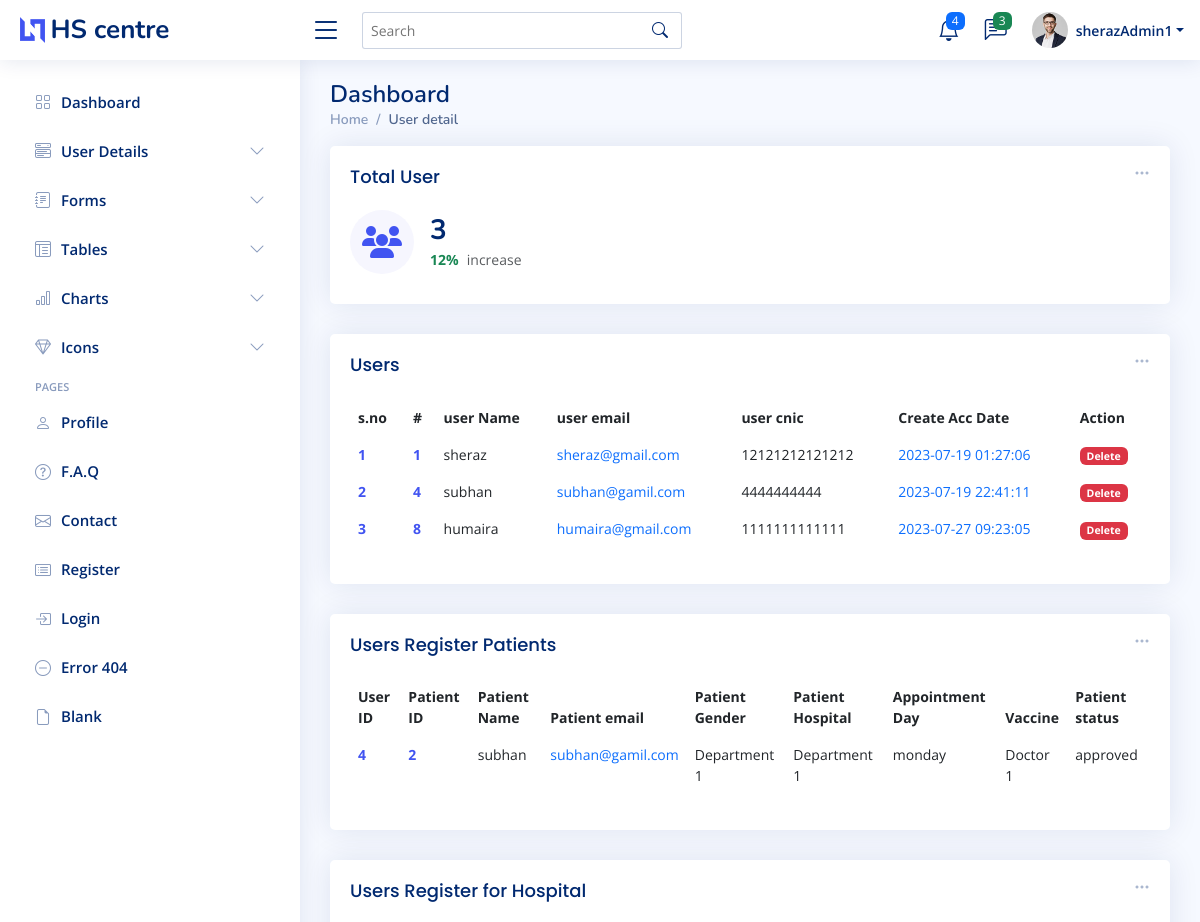
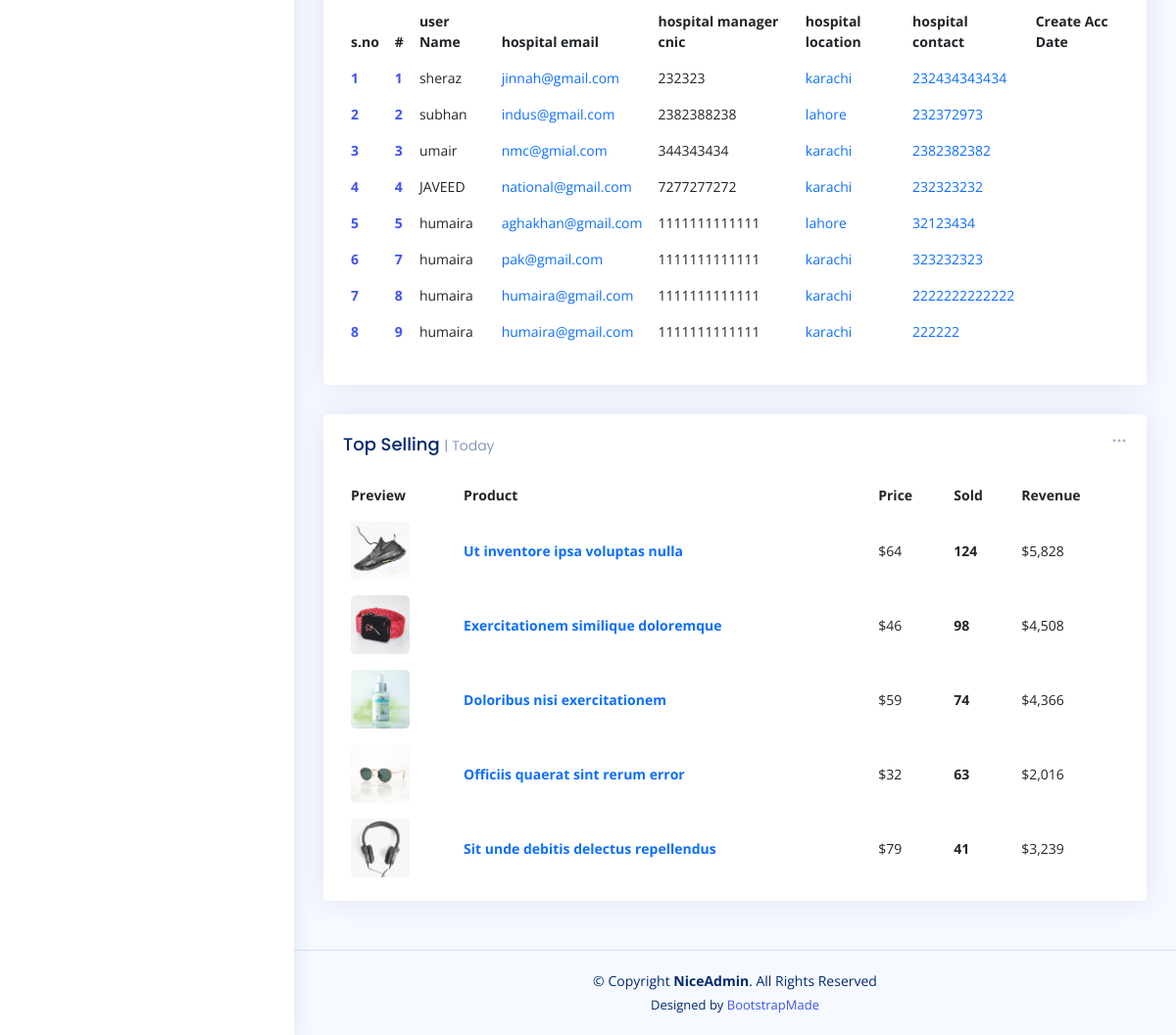
The page /admin_user_detail.php (signed in) on the database its author committed (2 pictures, top to bottom).
### tables this page shows
CREATE TABLE `user` (
  `id` int(11) NOT NULL,
  `name` varchar(255) NOT NULL,
  `email` varchar(255) NOT NULL,
  `cnic` varchar(255) NOT NULL,
  `password` varchar(255) NOT NULL,
  `time` datetime NOT NULL DEFAULT current_timestamp()
);

CREATE TABLE `reg_patient` (
  `patient_id` int(11) NOT NULL,
  `patient_name` varchar(200) NOT NULL,
  `patient_email` varchar(200) NOT NULL,
  `patient_phone` varchar(255) NOT NULL,
  `patient_cnic` varchar(255) NOT NULL,
  `patient_age` varchar(22) NOT NULL,
  `patient_select_hos` varchar(222) NOT NULL,
  `patient_gender` varchar(222) NOT NULL,
  `patient_vacc` varchar(222) NOT NULL,
  `patient_app_day` varchar(222) NOT NULL,
  `patient_status` varchar(222) NOT NULL
);

CREATE TABLE `reg_hospital` (
  `hospital_id` int(11) NOT NULL,
  `hospital_name` varchar(200) NOT NULL,
  `hospital_manager_name` varchar(200) NOT NULL,
  `hospital_email` varchar(200) NOT NULL,
  `hospital_contact` varchar(255) NOT NULL,
  `hospital_location` varchar(222) NOT NULL,
  `hospital_manager_cnic` varchar(222) NOT NULL,
  `hospital_open_time` varchar(222) NOT NULL,
  `hospital_close_time` varchar(222) NOT NULL,
  `user_id` varchar(222) NOT NULL,
  `hospital status` varchar(222) NOT NULL
);

### admin_user_detail.php (the view, shortened to what this page needs)
<?php
require 'conn.php';
$fetch_userQ = "SELECT * FROM `user`";
$fetch_user = mysqli_query($conn,$fetch_userQ);
$totalUser = mysqli_num_rows($fetch_user);
$fetch_userPatientQ = "SELECT user.id,reg_patient.patient_id,user.name,user.email,reg_patient.patient_gender,reg_patient.patient_select_hos,reg_patient.patient_app_day,reg_patient.patient_vacc,reg_patient.patient_status FROM user JOIN reg_patient WHERE user.name = reg_patient.patient_name AND user.email = reg_patient.patient_email;
";
$fetch_userPatient = mysqli_query($conn,$fetch_userPatientQ);
$totalUserPatient = mysqli_num_rows($fetch_userPatient);
$fetch_HospitalQ = "SELECT * FROM `reg_hospital`";
$fetch_Hospital = mysqli_query($conn,$fetch_HospitalQ);
$totalHospital = mysqli_num_rows($fetch_Hospital);
?>
<!DOCTYPE html>
<html lang="en">
<head>
  <?php require './component/_admin_link.php'?>
</head>
<body>
<?php require './component/_admin_nav.php';?>
  <main id="main" class="main " >
    <div class="pagetitle ">
      <h1>Dashboard</h1>
      <nav>
        <ol class="breadcrumb">
          <li class="breadcrumb-item"><a href="admin-index.php">Home</a></li>
          <li class="breadcrumb-item active">User detail</li>
        </ol>
      </nav>
    </div>
    <section class="section dashboard ">
      <div class="row ">
        <div class="col-lg-12">
          <div class="row ">
            <div class="col-xxl-4 col-md-6  w-100">
              <div class="card info-card sales-card">
                <div class="filter">
                  <a class="icon" href="#" data-bs-toggle="dropdown"><i class="bi bi-three-dots"></i></a>
                </div>
                <div class="card-body">
                  <h5 class="card-title">Total User</h5>
                  <div class="d-flex align-items-center">
                    <div class="card-icon rounded-circle d-flex align-items-center justify-content-center">
                    <i class="fa-solid fa-users"></i>
                    </div>
                    <div class="ps-3">
                      <h6><?=$totalUser?></h6>
                      <span class="text-success small pt-1 fw-bold">12%</span> <span class="text-muted small pt-2 ps-1">increase</span>
                    </div>
                  </div>
                </div>
              </div>
            </div>
            <div class="col-12" >
              <div class="card recent-sales overflow-auto">
                <div class="filter">
                  <a class="icon" href="#" data-bs-toggle="dropdown"><i class="bi bi-three-dots"></i></a>
                </div>
                <div class="card-body">
                  <h5 class="card-title">Users </h5>
                  <table class="table table-borderless datatable" id="dowload_pdf">
                    <thead>
                      <tr>
                        <th scope="col">s.no</th>
                        <th scope="col">#</th>
                        <th scope="col">user Name</th>
                        <th scope="col">user email</th>
                        <th scope="col">user cnic</th>
                        <th scope="col">Create Acc Date</th>
                        <th scope="col">Action</th>
                      </tr>
                    </thead>
                    <tbody>
                    <?php
                    if($totalUser > 0){
                      while($user_data = mysqli_fetch_assoc($fetch_user)){
                        $i+=1;
                          echo '<tr>
                          <th scope="row"><a href="#">'.$i.'</a></th>
                          <th scope="row"><a href="#">'.$user_data['id'].'</a></th>
                          <td>'.$user_data['name'].'</td>
                          <td><a  class="text-primary">'.$user_data['email'].'</a></td>
                          <td>'.$user_data['cnic'].'</td>
                          <td><a  class="text-primary">'.$user_data['time'].'</a></td>
                          <td><a  href="user_del.php?DelId='.$user_data['id'].'" class="badge bg-danger user_delete">Delete</a></td>
                        </tr>';
                        }
                    }
                    ?>
                    </tbody>
                  </table>
                </div>
              </div>
            </div>
<div class="col-12" >
              <div class="card recent-sales overflow-auto">
                <div class="filter">
                  <a class="icon" href="#" data-bs-toggle="dropdown"><i class="bi bi-three-dots"></i></a>
                </div>
                <div class="card-body">
                  <h5 class="card-title">Users Register Patients</h5>
                  <table class="table table-borderless datatable" id="dowload_pdf">
                    <thead>
                      <tr>
                        <th scope="col">User ID</th>
                        <th scope="col">Patient ID</th>
                        <th scope="col">Patient Name</th>
                        <th scope="col">Patient email</th>
                        <th scope="col">Patient Gender</th>
                        <th scope="col">Patient Hospital</th>
                        <th scope="col">Appointment Day</th>
                        <th scope="col">Vaccine</th>
                        <th scope="col">Patient status</th>
                      </tr>
                    </thead>
                    <tbody>
                    <?php
                    if($totalUserPatient > 0){
                      while($userPatient_data = mysqli_fetch_array($fetch_userPatient)){
                        if($userPatient_data['patient_status'] !== ''){
                          echo '<tr>
                          <th scope="row"><a href="#">'.$userPatient_data['id'].'</a></th>
                          <th scope="row"><a href="#">'.$userPatient_data['patient_id'].'</a></th>
                          <td>'.$userPatient_data['name'].'</td>
                          <td><a  class="text-primary">'.$userPatient_data['email'].'</a></td>
                          <td>'.$userPatient_data['patient_gender'].'</td>
                          <td>'.$userPatient_data['patient_select_hos'].'</td>
                          <td>'.$userPatient_data['patient_app_day'].'</td>
                          <td>'.$userPatient_data['patient_vacc'].'</td>
                          <td>'.$userPatient_data['patient_status'].'</td>
                        </tr>';
                        }
                        }
                    }
                    ?>
                    </tbody>
                  </table>
                </div>
              </div>
            </div>
            <div class="col-12" >
              <div class="card recent-sales overflow-auto">
                <div class="filter">
                  <a class="icon" href="#" data-bs-toggle="dropdown"><i class="bi bi-three-dots"></i></a>
                </div>
                <div class="card-body">
                  <h5 class="card-title">Users Register for Hospital</h5>
                  <table class="table table-borderless datatable" id="dowload_pdf">
                    <thead>
                      <tr>
                        <th scope="col">s.no</th>
                        <th scope="col">#</th>
                        <th scope="col">user Name</th>
                        <th scope="col">hospital email</th>
                        <th scope="col">hospital manager cnic</th>
                        <th scope="col">hospital location</th>
                        <th scope="col">hospital contact</th>
                        <th scope="col">Create Acc Date</th>
                      </tr>
                    </thead>
                    <tbody>
                    <?php
                    if($totalHospital > 0){
                      while($user_apply_hospital = mysqli_fetch_assoc($fetch_Hospital)){
                        $j+=1;
                          echo '<tr>
                          <th scope="row"><a href="#">'.$j.'</a></th>
                          <th scope="row"><a href="#">'.$user_apply_hospital['hospital_id'].'</a></th>
                          <td>'.$user_apply_hospital['hospital_manager_name'].'</td>
                          <td><a  class="text-primary">'.$user_apply_hospital['hospital_email'].'</a></td>
                          <td>'.$user_apply_hospital['hospital_manager_cnic'].'</td>
                          <td><a  class="text-primary">'.$user_apply_hospital['hospital_location'].'</a></td>
                          <td><a  class="text-primary">'.$user_apply_hospital['hospital_contact'].'</a></td>
                          <td><a  class="text-primary">'.$user_apply_hospital['time'].'</a></td>
                        </tr>';
                        }
                    }
                    ?>
                    </tbody>
                  </table>
                </div>
              </div>
            </div>
            <div class="col-12 ">
              <div class="card top-selling overflow-auto">
                <div class="filter">
                  <a class="icon" href="#" data-bs-toggle="dropdown"><i class="bi bi-three-dots"></i></a>
                </div>
                <div class="card-body pb-0">
                  <h5 class="card-title">Top Selling <span>| Today</span></h5>
                  <table class="table table-borderless">
                    <thead>
                      <tr>
                        <th scope="col">Preview</th>
                        <th scope="col">Product</th>
                        <th scope="col">Price</th>
                        <th scope="col">Sold</th>
                        <th scope="col">Revenue</th>
                      </tr>
                    </thead>
                    <tbody>
                      <tr>
                        <th scope="row"><a href="#"><img src="assets/img/product-1.jpg" alt=""></a></th>
                        <td><a href="#" class="text-primary fw-bold">Ut inventore ipsa voluptas nulla</a></td>
                        <td>$64</td>
                        <td class="fw-bold">124</td>
                        <td>$5,828</td>
                      </tr>
                      <tr>
                        <th scope="row"><a href="#"><img src="assets/img/product-2.jpg" alt=""></a></th>
                        <td><a href="#" class="text-primary fw-bold">Exercitationem similique doloremque</a></td>
                        <td>$46</td>
                        <td class="fw-bold">98</td>
                        <td>$4,508</td>
                      </tr>
                      <tr>
                        <th scope="row"><a href="#"><img src="assets/img/product-3.jpg" alt=""></a></th>
                        <td><a href="#" class="text-primary fw-bold">Doloribus nisi exercitationem</a></td>
                        <td>$59</td>
                        <td class="fw-bold">74</td>
                        <td>$4,366</td>
                      </tr>
                      <tr>
                        <th scope="row"><a href="#"><img src="assets/img/product-4.jpg" alt=""></a></th>
                        <td><a href="#" class="text-primary fw-bold">Officiis quaerat sint rerum error</a></td>
                        <td>$32</td>
                        <td class="fw-bold">63</td>
                        <td>$2,016</td>
                      </tr>
                      <tr>
                        <th scope="row"><a href="#"><img src="assets/img/product-5.jpg" alt=""></a></th>
                        <td><a href="#" class="text-primary fw-bold">Sit unde debitis delectus repellendus</a></td>
                        <td>$79</td>
                        <td class="fw-bold">41</td>
                        <td>$3,239</td>
                      </tr>
                    </tbody>
                  </table>
                </div>
              </div>
            </div>
          </div>
        </div>
      </div>
    </section>
  </main>
  <footer id="footer" class="footer">
    <div class="copyright">
      &copy; Copyright <strong><span>NiceAdmin</span></strong>. All Rights Reserved
    </div>
    <div class="credits">
      Designed by <a href="https://bootstrapmade.com/">BootstrapMade</a>
    </div>
  </footer>
</body>
</html>

### assets_admin/css/style.css (style rules this page uses)
:root { scroll-behavior: smooth; }
body { font-family: "Open Sans", sans-serif; background: #f6f9ff; color: #444444; }
h1, h2, h3, h4, h5, h6 { font-family: "Nunito", sans-serif; }
#main { margin-top: 60px; padding: 20px 30px; transition: all 0.3s; }
.pagetitle { margin-bottom: 10px; }
.pagetitle h1 { font-size: 24px; margin-bottom: 0; font-weight: 600; color: #012970; }
.card { margin-bottom: 30px; border: none; border-radius: 5px; box-shadow: 0px 0 30px rgba(1, 41, 112, 0.1); }
.card-title { padding: 20px 0 15px 0; font-size: 18px; font-weight: 500; color: #012970; font-family: "Poppins", sans-serif; }
.card-title span { color: #899bbd; font-size: 14px; font-weight: 400; }
.card-body { padding: 0 20px 20px 20px; }
.breadcrumb { font-size: 14px; font-family: "Nunito", sans-serif; color: #899bbd; font-weight: 600; }
.breadcrumb a { color: #899bbd; transition: 0.3s; }
.breadcrumb .breadcrumb-item::before { color: #899bbd; }
.breadcrumb .active { color: #51678f; font-weight: 600; }
@media (min-width: 1200px) { #main, #footer { margin-left: 300px; } }
.dashboard .filter { position: absolute; right: 0px; top: 15px; }
.dashboard .filter .icon { color: #aab7cf; padding-right: 20px; padding-bottom: 5px; transition: 0.3s; font-size: 16px; }
.dashboard .info-card { padding-bottom: 10px; }
.dashboard .info-card h6 { font-size: 28px; color: #012970; font-weight: 700; margin: 0; padding: 0; }
.dashboard .card-icon { font-size: 32px; line-height: 0; width: 64px; height: 64px; flex-shrink: 0; flex-grow: 0; }
.dashboard .sales-card .card-icon { color: #4154f1; background: #f6f6fe; }
.dashboard .recent-sales { font-size: 14px; }
.dashboard .recent-sales .table thead { background: #f6f6fe; }
.dashboard .recent-sales .table thead th { border: 0; }
.dashboard .top-selling { font-size: 14px; }
.dashboard .top-selling .table thead { background: #f6f6fe; }
.dashboard .top-selling .table thead th { border: 0; }
.dashboard .top-selling .table tbody td { vertical-align: middle; }
.dashboard .top-selling img { border-radius: 5px; max-width: 60px; }
.footer { padding: 20px 0; font-size: 14px; transition: all 0.3s; border-top: 1px solid #cddfff; }
.footer .copyright { text-align: center; color: #012970; }
.footer .credits { padding-top: 5px; text-align: center; font-size: 13px; color: #012970; }

### rows shown on the page
user: id "1", name "sheraz", email "sheraz@gmail.com", cnic "12121212121212", time "2023-07-19 01:27:06"
user: id "4", name "subhan", email "subhan@gamil.com", cnic "4444444444", time "2023-07-19 22:41:11", reg_patient.patient_id "2", reg_patient.patient_gender "Department 1", reg_patient.patient_select_hos "Department 1", reg_patient.patient_app_day "monday", reg_patient.patient_vacc "Doctor 1", reg_patient.patient_status "approved"
user: id "8", name "humaira", email "humaira@gmail.com", cnic "1111111111111", time "2023-07-27 09:23:05"
reg_hospital: hospital_id "1", hospital_manager_name "sheraz", hospital_email "jinnah@gmail.com", hospital_manager_cnic "232323", hospital_location "karachi", hospital_contact "232434343434"
reg_hospital: hospital_id "2", hospital_manager_name "subhan", hospital_email "indus@gmail.com", hospital_manager_cnic "2382388238", hospital_location "lahore", hospital_contact "232372973"
reg_hospital: hospital_id "3", hospital_manager_name "umair", hospital_email "nmc@gmial.com", hospital_manager_cnic "344343434", hospital_location "karachi", hospital_contact "2382382382"
reg_hospital: hospital_id "4", hospital_manager_name "JAVEED", hospital_email "national@gmail.com", hospital_manager_cnic "7277277272", hospital_location "karachi", hospital_contact "232323232"
reg_hospital: hospital_id "5", hospital_manager_name "humaira", hospital_email "aghakhan@gmail.com", hospital_manager_cnic "1111111111111", hospital_location "lahore", hospital_contact "32123434"
reg_hospital: hospital_id "7", hospital_manager_name "humaira", hospital_email "pak@gmail.com", hospital_manager_cnic "1111111111111", hospital_location "karachi", hospital_contact "323232323"
reg_hospital: hospital_id "8", hospital_manager_name "humaira", hospital_email "humaira@gmail.com", hospital_manager_cnic "1111111111111", hospital_location "karachi", hospital_contact "2222222222222"
reg_hospital: hospital_id "9", hospital_manager_name "humaira", hospital_email "humaira@gmail.com", hospital_manager_cnic "1111111111111", hospital_location "karachi", hospital_contact "222222"

### other values the page prints
$_SESSION['admin_name'] "sherazAdmin1"
$totalUser "3"
